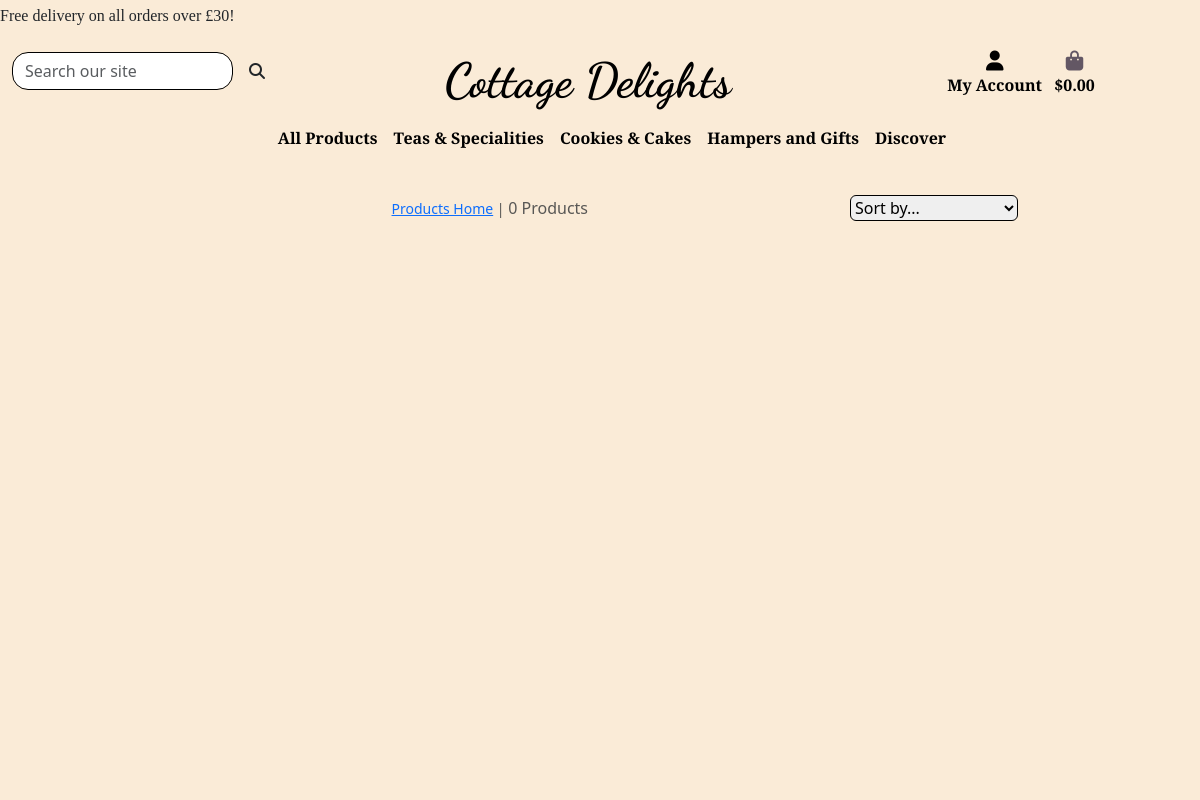
The app's page /products/?category=hampers_gifts, older data.
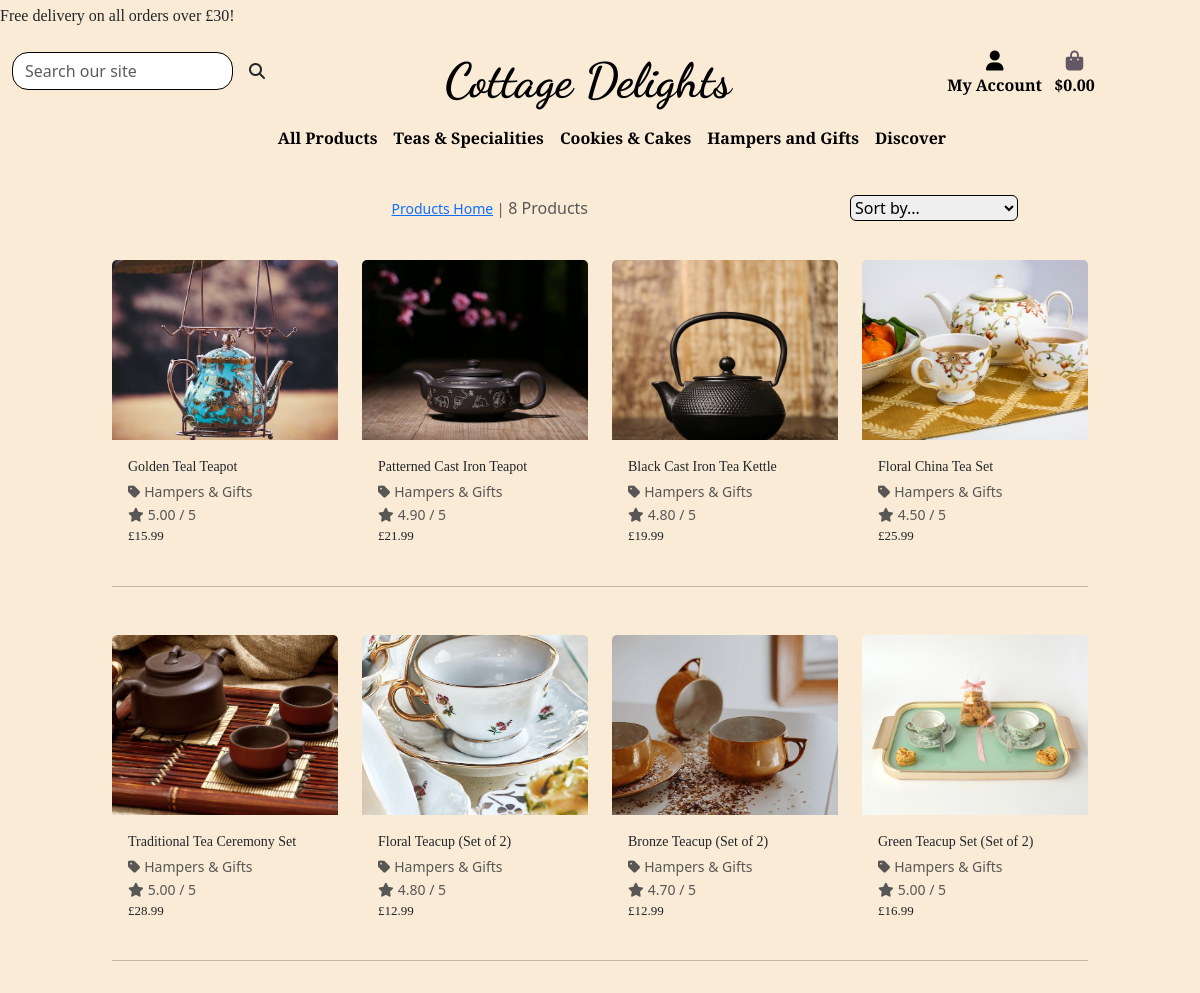
The same page, newer data.
### products/models.py (models this page shows, shortened)
class Product(models.Model):
    category = models.ForeignKey(
        'category', null=True, blank=True, on_delete=models.SET_NULL)
    sku = models.CharField(max_length=100)
    name = models.CharField(max_length=250, null=True, blank=True)
    description = models.TextField()
    ingredients = models.CharField(max_length=450)
    weight = models.CharField(max_length=10, null=True, blank=True)
    storage = models.TextField(null=True, blank=True)
    price = models.DecimalField(max_digits=6, decimal_places=2)
    rating = models.DecimalField(
        max_digits=6, decimal_places=2, null=True, blank=True)
    image_url = models.URLField(max_length=1024, null=True, blank=True)
    image = models.ImageField(null=True, blank=True)

class Category(models.Model):
    class Meta:
        verbose_name_plural = 'Categories'
    name = models.CharField(max_length=250)
    friendly_name = models.CharField(max_length=250, null=True, blank=True)

### products/views.py (the view, shortened to what this page needs)
# urls.py: path('', views.all_products, name='products'),
def all_products(request):
    products = Product.objects.all()
    query = None
    categories = None
    sort = None
    direction = None
    if request.GET:
        if 'category' in request.GET:
            categories = request.GET['category'].split(',')
            products = products.filter(category__name__in=categories)
            categories = Category.objects.filter(name__in=categories)
    current_sorting = f'{sort}_{direction}'
    context = {
        'products': products,
        'search_term': query,
        'current_categories': categories,
        'current_sorting': current_sorting
    }
    return render(request, 'products/products.html', context)

### cart/contexts.py (called while the page is built, shortened)
def cart_contents(request):
    cart_items = []
    order_total = 0
    product_quant = 0
    cart = request.session.get('cart', {})
    if order_total < settings.FREE_DELIVERY_THRESHOLD:
        delivery = order_total * Decimal(settings.STANDARD_DELIVERY_PERCENTAGE / 100)
        free_delivery_delta = settings.FREE_DELIVERY_THRESHOLD - order_total
    else:
        delivery = 0
        free_delivery_delta = 0
    grand_total = delivery + order_total
    context = {
        'cart_items': cart_items,
        'order_total': order_total,
        'product_quant': product_quant,
        'delivery': delivery,
        'free_delivery_delta': free_delivery_delta,
        'free_delivery_threshold': settings.FREE_DELIVERY_THRESHOLD,
        'grand_total': grand_total,
    }
    return context

### products/templates/products/products.html (shortened to what this page needs)
{% extends 'base.html' %}
{% load static %}
{% block page_header %}
    <div class="container header-container">
    </div>
{% endblock %}
{% block content %}
<div class="overlay"></div>
<div class="container-fluid">
    <div class="row">
        <div class="product-container col-10 offset-1">
            <div class="row mt-3 mb-2">
                <div class="col-12 col-md-6 my-auto order-md-last d-flex justify-content-center justify-content-md-end">
                    <div class="sort-select-wrapper w-50">
                        <select id="sort-selector" class="custom-select custom-select-sm rounded border border-{% if current_sorting != 'None_None' %}info{% else %}black{% endif %}">
                            <option value="reset" {% if current_sorting == 'None_None' %}selected{% endif %}>Sort by...</option>
                        </select>
                    </div>
                </div>
                <div class="col-12 col-md-6 order-md-first">
                    <p class="text-muted mt-3 text-center text-md-end">
                        {% if search_term or current_categories or current_sorting != 'None_None' %}
                            <span class="small"><a href="{% url 'products' %}">Products Home</a> | </span>
                        {% endif %}
                        {{ products|length }} Products{% if search_term %} found for <strong>"{{ search_term }}"</strong>{% endif %}
                    </p>
                </div>
            </div>
    <div class="row">
        {% for product in products %}
            <div class="col-sm-6 col-md-6 col-lg-4 col-xl-3 cardcontainer mt-3 d-flex justify-content-evenly">
                <div class="card productcards h-60 rounded">
                    {% if product.image %}
                    <a href="{% url 'productdetails' product.id %}">
                        <img class="card-img-top" src="{{ product.image.url }}" alt="{{ product.name }}">
                    </a>
                    {% else %}
                    <a href="{% url 'productdetails' product.id %}">
                        <img class="card-img-top" src="{{ MEDIA_URL }}noimage.png" alt="{{ product.name }}">
                    </a>
                    {% endif %}
                    <div class="card-body pb-0">
                        <p class="mb-0 product-name">{{ product.name }}</p>
                    </div>
                    <div class="card-footer pt-0 border-0 text-start">
                        <div class="row">
                            <div class="col">
                                {% if product.category %}
                                <p class="small mt-1 mb-0">
                                    <a class="text-muted" href="{% url 'products' %}?category={{ product.category.name }}">
                                        <i class="fas fa-tag me-1"></i>{{ product.category.friendly_name }}
                                    </a>
                                </p>
                                {% endif %}
                                {% if product.rating %}
                                    <small class="text-muted"><i class="fas fa-star me-1"></i>{{ product.rating }} / 5</small>
                                {% else %}
                                    <small class="text-muted">No Rating</small>
                                {% endif %}
                                <p class="lead mb-0 text-start font-weight-bold">£{{ product.price }}</p>
                            </div>
                        </div>
                    </div>
                </div>
            </div>
            {% if forloop.counter|divisibleby:4 %}
                <div class="col-12 d-none d-xl-block my-3">
                    <hr>
                </div>
            {% endif %}
        {% endfor %}
    </div>
    </div>
{% endblock %}

### templates/base.html (shortened to what this page needs)
{% load static %}
<!DOCTYPE html>
<html lang="en">
<head>
    {% block corecss %}
    <link href="https://cdn.jsdelivr.net/npm/bootstrap@5.3.0-alpha3/dist/css/bootstrap.min.css" rel="stylesheet">
    <link rel="stylesheet" href="{% static 'css/base.css' %}">
    {% endblock %}
</head>
<body>
    <header class="container-fluid header-bg fixed-top mt-0 mb-3 pt-0 gx-0 mx-0">
        <div id="topnav" class="row d-lg-flex headingdiv gx-0 mx-0">
        <div class="free-shipping col-12 my-auto">
            <div class="text-dark col-12 pt-1">
                <span class="text-center">Free delivery on all orders over £{{ free_delivery_threshold }}!</span>
            </div>
    </div>
        <div class="row pt-lg-2 d-lg-flex gx-0 mx-0">
        <div class="row">
             <div class="col-md-4 col-lg-3 py-1 py-lg-0 mt-3 d-none d-sm-none d-md-none d-lg-block">
                <form method="GET" action="{% url 'products' %}">
                    <div class="input-group w-100">
                        <input class="form-control border border-black rounded-4" type="text" name="q" placeholder="Search our site">
                        <div class="input-group-append">
                            <button class="form-control btn rounded-4" type="submit">
                                <span class="icon">
                                    <i class="fas fa-search"></i>
                                </span>
                            </button>
                        </div>
                    </div>
                </form>
            </div>
            <div class="col-12 col-lg-6 py-1 py-lg-0 mt-3 text-center text-lg-left">
                <a href="{% url 'home' %}" class="nav-link main-logo-link">
                    <h2 class="logo-font text-black my-0">Cottage Delights</h2>
                </a>
            </div>
            <div class="col-lg-3 my-auto py-1 py-lg-0 d-none d-sm-none d-md-none d-lg-block">
                <ul class="list-inline list-unstyled text-center text-lg-right my-0">
                    <li class="list-inline-item dropdown">
                        <a class="text-black nav-link" href="{% url 'userprofile' %}" id="user-options" data-bs-toggle="dropdown" aria-haspopup="true" aria-expanded="false">
                            <div class="text-center">
                                <div><i class="fas fa-user fa-lg"></i></div>
                                <p class="my-0">My Account</p>
                            </div>
                        </a>
                    </li>
                    <li class="list-inline-item pe-3">
                        <a class="{% if grand_total %}text-info font-weight-bold{% else %}text-black{% endif %} nav-link" href="{% url 'view_cart' %}">
                            <div class="text-center">
                                <div><i class="fas fa-shopping-bag fa-lg"></i></div>
                                <p class="my-0">
                                    {% if grand_total %}
                                        £{{ grand_total|floatformat:2 }}
                                    {% else %}
                                        $0.00
                                    {% endif %}
                                </p>
                            </div>
                        </a>
                    </li>
                </ul>
            </div>
            </div></div>
        <div class="row header-bg d-none d-sm-none d-md-none d-lg-block">
            <nav class="navbar d-none d-sm-block navbar-expand-md navbar-expand-lg navbar-light w-100">
                {% include 'includes/main_navigation.html' %}
            </nav>
        </div>
        <div class="row header-bg">
            <nav class="navbar navbar-expand-lg navbar-light w-50">
            </nav>
        </div>
    </div>
    </header>
    {% block page_header %}
    {% endblock %}
    {% block content %}
    {% endblock %}
</body>
</html>

### templates/includes/main_navigation.html (shortened to what this page needs)
<div class="navbar-collapse navbar-expand-sm ps-5" id="main-nav">
    <ul class="navbar-nav w-auto mx-auto">
        <li class="nav-item dropdown">
            <a class="logo-font font-weight-bold nav-link text-black" href="#" id="all-products-link" data-bs-toggle="dropdown" aria-haspopup="true" aria-expanded="false">
                All Products
            </a>
        </li>
        <li class="nav-item dropdown">
            <a class="logo-font font-weight-bold nav-link text-black" href="{% url 'products' %}?category=loose_tea,special_teas" id="teas-specials-link" data-bs-toggle="dropdown" aria-haspopup="true" aria-expanded="false">
                Teas &amp; Specialities
            </a>
        </li>
        <li class="nav-item dropdown">
            <a class="logo-font font-weight-bold nav-link text-black" href="#" id="cookies-cakes-link" data-bs-toggle="dropdown" aria-haspopup="true" aria-expanded="false">
                Cookies &amp; Cakes
            </a>
        </li>
        <li class="nav-item dropdown">
            <a class="logo-font font-weight-bold nav-link text-black" href="#" id="hampers-gifts-link" data-bs-toggle="dropdown" aria-haspopup="true" aria-expanded="false">
                Hampers and Gifts
            </a>
        </li>
        <li class="nav-item dropdown">
            <a class="logo-font font-weight-bold nav-link text-black" href="#" id="sale-link" data-bs-toggle="dropdown" aria-haspopup="true" aria-expanded="false">
                Discover
            </a>
        </li>
    </ul>
</div>

### static/css/base.css (style rules this page uses)
html { height: 100%; margin: 0; padding: 0; width: 100%; }
body { width: 100%; background-image: url('/media/elaine-howlin-FEpNmWh1fMc-unsplash.jpg'); background-repeat: no-repeat; background-size: cover; background-color: rgb(247, 235, 235); height: calc(76vh - 164px); }
.overlay { height: 100%; width: 100%; background-color: antiquewhite; z-index: -1; top: 0; left: 0; position: fixed; }
.header-container { padding-top: 164px; width: 100%; }
a.text-muted { text-decoration: none; }
a.nav-link { font-family: 'Arbutus Slab', serif; font-weight: 700; }
header.header-bg { background-color: antiquewhite; }
h2.logo-font { font-family: 'Dancing Script', serif; font-weight: 700; font-size: 3em; }
.nav-item { list-style: none; font-family: 'Arbutus Slab', serif; font-weight: 700; }
div.free-shipping { z-index: 9000; font-family: 'Arbutus Slab', serif; font-weight: 400; }
img.card-img-top { width: 100%; height: 15vw; object-fit: cover; }
div.productcards { width: 20rem; }
.icon { align-items: center; display: inline-flex; justify-content: center; height: 1.5rem; width: 1.5rem; }
div.card, div.card-footer { background-color: transparent; border: none; }
p.product-name { font-weight: 500; font-size: 14px; font-family: "Arbutus Slab", serif; }
div.card-body { margin-bottom: 0; }
p.lead { font-size: 13px; font-weight: 500; font-family: "Arbutus Slab", serif; }
.fa-shopping-bag { color: rgb(99, 87, 100); }
@media (min-width: 768px) { .container { width: 100%; } }
@media (min-width: 992px) { .header-container { padding-top: 164px; } }
@media screen and (min-width: 768px) and (max-width: 1755px) { html { width: 100%; } }
@media screen and (min-width: 768px) and (max-width: 1755px) { body { width: 100%; } }
@media screen and (min-width: 768px) and (max-width: 1755px) { div.container { width: 100%; } }

Row changes from the older to the newer data that the page shows:
added Product: image (picture), name "Golden Teal Teapot", category.friendly_name "Hampers & Gifts", rating "5.00", price "15.99"
added Product: image (picture), name "Patterned Cast Iron Teapot", category.friendly_name "Hampers & Gifts", rating "4.90", price "21.99"
added Product: image (picture), name "Black Cast Iron Tea Kettle", category.friendly_name "Hampers & Gifts", rating "4.80", price "19.99"
added Product: image (picture), name "Floral China Tea Set", category.friendly_name "Hampers & Gifts", rating "4.50", price "25.99"
added Product: image (picture), name "Traditional Tea Ceremony Set", category.friendly_name "Hampers & Gifts", rating "5.00", price "28.99"
added Product: image (picture), name "Floral Teacup (Set of 2)", category.friendly_name "Hampers & Gifts", rating "4.80", price "12.99"
added Product: image (picture), name "Bronze Teacup (Set of 2)", category.friendly_name "Hampers & Gifts", rating "4.70", price "12.99"
added Product: image (picture), name "Green Teacup Set (Set of 2)", category.friendly_name "Hampers & Gifts", rating "5.00", price "16.99"
Text that changed along with them:
{{ products|length }}: "0" → "8"
